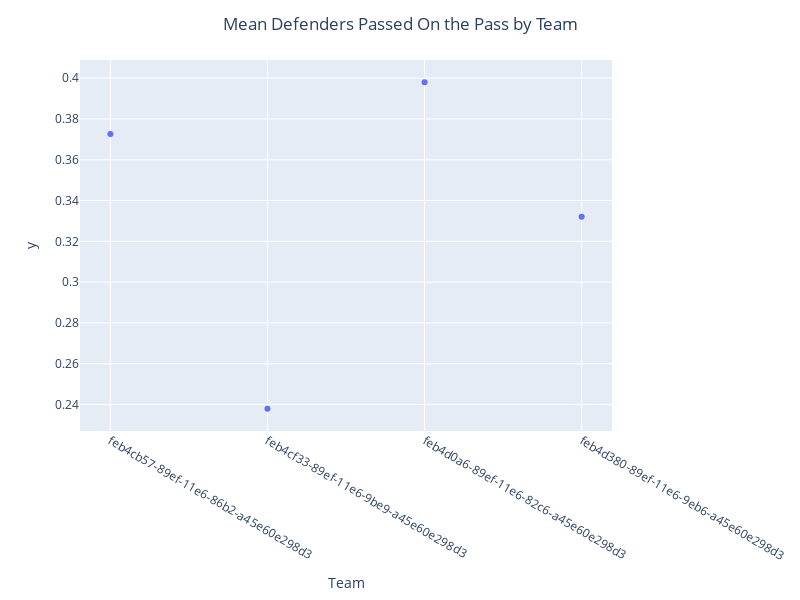

This figure's notebook cell:
### Code cell
fig = px.scatter(x = means_team.index, y = means_team.values)
fig.update_layout(width=800, height=600,  
                  title='Mean Defenders Passed On the Pass by Team', title_x=0.5,
                  xaxis_title="Team") #template='plotly_dark',
#fig.update_traces(textfont_size=11, marker=dict(size=10), textposition=improve_text_position(df['reb']))
fig.show()

### Figure 1 — Plotly figure (JSON) as saved in the notebook; plotly's stock layout.template omitted (floating-point values rounded to 4 significant figures)
{"data": [{"hovertemplate": "x=%{x}<br>y=%{y}<extra></extra>", "legendgroup": "", "marker": {"color": "#636efa", "symbol": "circle"}, "mode": "markers", "name": "", "orientation": "v", "showlegend": false, "type": "scatter", "x": ["feb4cb57-89ef-11e6-86b2-a45e60e298d3", "feb4cf33-89ef-11e6-9be9-a45e60e298d3", "feb4d0a6-89ef-11e6-82c6-a45e60e298d3", "feb4d380-89ef-11e6-9eb6-a45e60e298d3"], "xaxis": "x", "y": [0.3727, 0.238, 0.398, 0.332], "yaxis": "y"}], "layout": {"height": 600, "legend": {"tracegroupgap": 0}, "margin": {"t": 60}, "title": {"text": "Mean Defenders Passed On the Pass by Team", "x": 0.5}, "width": 800, "xaxis": {"anchor": "y", "domain": [0, 1], "title": {"text": "Team"}}, "yaxis": {"anchor": "x", "domain": [0, 1], "title": {"text": "y"}}}}
